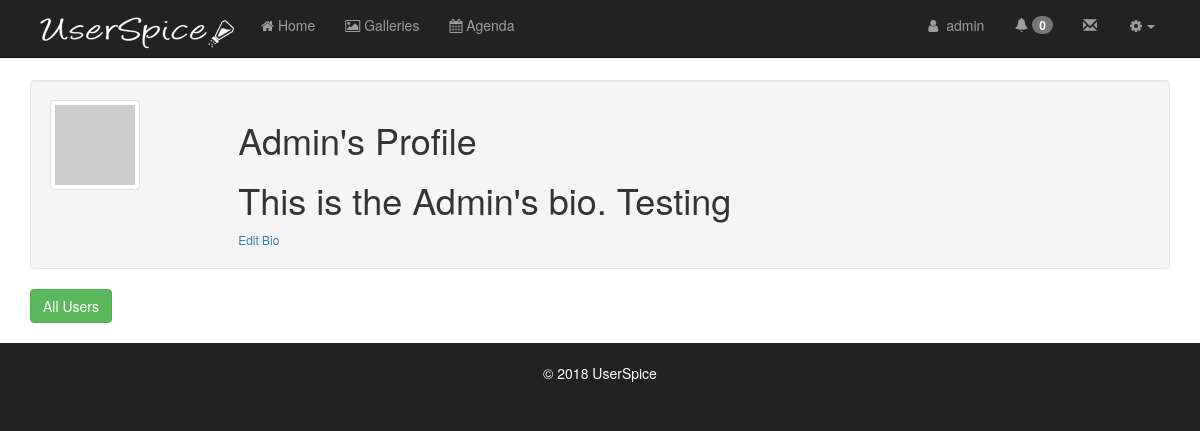
Page /users/profile.php (signed in) on the committed database.
### tables this page shows
CREATE TABLE IF NOT EXISTS `users` (
  `id` int(11) NOT NULL AUTO_INCREMENT,
  `email` varchar(155) NOT NULL,
  `email_new` varchar(155) DEFAULT NULL,
  `username` varchar(255) NOT NULL,
  `password` varchar(255) NOT NULL,
  `fname` varchar(255) NOT NULL,
  `lname` varchar(255) NOT NULL,
  `permissions` int(11) NOT NULL,
  `editmode` int(11) NOT NULL,
  `logins` int(100) NOT NULL,
  `account_owner` tinyint(4) NOT NULL DEFAULT '0',
  `account_id` int(11) NOT NULL DEFAULT '0',
  `company` varchar(255) NOT NULL,
  `join_date` datetime NOT NULL,
  `last_login` datetime NOT NULL,
  `email_verified` tinyint(4) NOT NULL DEFAULT '0',
  `vericode` varchar(15) NOT NULL,
  `active` int(1) NOT NULL,
  `oauth_provider` varchar(255) NOT NULL,
  `oauth_uid` varchar(255) NOT NULL,
  `gender` varchar(10) NOT NULL,
  `locale` varchar(10) NOT NULL,
  `gpluslink` varchar(255) NOT NULL,
  `picture` varchar(255) NOT NULL,
  `created` datetime NOT NULL,
  `modified` datetime NOT NULL,
  `fb_uid` varchar(255) NOT NULL,
  `un_changed` int(1) NOT NULL,
  `msg_exempt` int(1) NOT NULL DEFAULT '0',
  `last_confirm` datetime DEFAULT NULL,
  `protected` int(1) NOT NULL DEFAULT '0',
  `dev_user` int(1) NOT NULL DEFAULT '0',
  `msg_notification` int(1) NOT NULL DEFAULT '1',
  `force_pr` int(1) NOT NULL DEFAULT '0',
  `twoKey` varchar(16) DEFAULT NULL,
  `twoEnabled` int(1) DEFAULT '0',
  `cloak_allowed` tinyint(1) NOT NULL DEFAULT '0',
  PRIMARY KEY (`id`),
  KEY `EMAIL` (`email`) USING BTREE
);

CREATE TABLE IF NOT EXISTS `profiles` (
  `id` int(11) NOT NULL AUTO_INCREMENT,
  `user_id` int(11) NOT NULL,
  `bio` text NOT NULL,
  PRIMARY KEY (`id`)
);

CREATE TABLE IF NOT EXISTS `settings` (
  `id` int(50) NOT NULL AUTO_INCREMENT,
  `recaptcha` int(1) NOT NULL DEFAULT '0',
  `force_ssl` int(1) NOT NULL,
  `css_sample` int(1) NOT NULL,
  `us_css1` varchar(255) NOT NULL,
  `us_css2` varchar(255) NOT NULL,
  `us_css3` varchar(255) NOT NULL,
  `site_name` varchar(100) NOT NULL,
  `language` varchar(255) NOT NULL,
  `track_guest` int(1) NOT NULL,
  `site_offline` int(1) NOT NULL,
  `force_pr` int(1) NOT NULL,
  `glogin` int(1) NOT NULL DEFAULT '0',
  `fblogin` int(1) NOT NULL,
  `gid` varchar(255) NOT NULL,
  `gsecret` varchar(255) NOT NULL,
  `gredirect` varchar(255) NOT NULL,
  `ghome` varchar(255) NOT NULL,
  `fbid` varchar(255) NOT NULL,
  `fbsecret` varchar(255) NOT NULL,
  `fbcallback` varchar(255) NOT NULL,
  `graph_ver` varchar(255) NOT NULL,
  `finalredir` varchar(255) NOT NULL,
  `req_cap` int(1) NOT NULL,
  `req_num` int(1) NOT NULL,
  `min_pw` int(2) NOT NULL,
  `max_pw` int(3) NOT NULL,
  `min_un` int(2) NOT NULL,
  `max_un` int(3) NOT NULL,
  `messaging` int(1) NOT NULL,
  `snooping` int(1) NOT NULL,
  `echouser` int(11) NOT NULL,
  `wys` int(1) NOT NULL,
  `change_un` int(1) NOT NULL,
  `backup_dest` varchar(255) NOT NULL,
  `backup_source` varchar(255) NOT NULL,
  `backup_table` varchar(255) NOT NULL,
  `msg_notification` int(1) NOT NULL,
  `permission_restriction` int(1) NOT NULL,
  `auto_assign_un` int(1) NOT NULL,
  `page_permission_restriction` int(1) NOT NULL,
  `msg_blocked_users` int(1) NOT NULL,
  `msg_default_to` int(1) NOT NULL,
  `notifications` int(1) NOT NULL,
  `notif_daylimit` int(3) NOT NULL,
  `recap_public` varchar(100) NOT NULL,
  `recap_private` varchar(100) NOT NULL,
  `page_default_private` int(1) NOT NULL,
  `navigation_type` tinyint(1) NOT NULL,
  `copyright` varchar(255) NOT NULL,
  `custom_settings` int(1) NOT NULL,
  `system_announcement` varchar(255) NOT NULL,
  `twofa` int(1) DEFAULT '0',
  `force_notif` tinyint(1) DEFAULT NULL,
  `cron_ip` varchar(255) DEFAULT NULL,
  PRIMARY KEY (`id`)
);

### users/profile.php (the view, shortened to what the rows shown need)
<?php require_once 'init.php'; ?>
<?php require_once $abs_us_root.$us_url_root.'users/includes/header.php'; ?>
<?php require_once $abs_us_root.$us_url_root.'users/includes/navigation.php'; ?>
<?php if (!securePage($_SERVER['PHP_SELF'])){die();} ?>
<?php
if(isset($_GET['id'])) $userID = Input::get('id');
else $userID = $user->data()->id;
$userQ = $db->query("SELECT * FROM profiles LEFT JOIN users ON user_id = users.id WHERE user_id = ?",array($userID));
if ($userQ->count() > 0) {
	$thatUser = $userQ->first();
	if($user->isLoggedIn() && $user->data()->id == $userID)
		{
		$editbio = ' <small><a href="edit_profile.php">Edit Bio</a></small>';
		}
	else
		{
		$editbio = '';
		}
	$usbio = html_entity_decode($thatUser->bio);
	}
else
	{
	$ususername = '404';
	$usbio = 'User not found';
	$useravatar = '';
	$editbio = ' <small><a href="/">Go to the homepage</a></small>';
	}
?>
   <div id="page-wrapper">
		 <div class="container">
				<div class="well">
					<div class="row">
						<div class="col-xs-12 col-md-10">
						<h1><?php echouser($userID);?>'s Profile</h1>
							<?php echo $usbio.$editbio;?>
					</div>
					</div>
				</div>
    </div> <br />
</div>
<?php require_once $abs_us_root.$us_url_root.'users/includes/html_footer.php';  ?>

### users/includes/navigation.php (shortened to what the rows shown need)
<?php
if($settings->navigation_type==0) {
if ($user->isLoggedIn()) {
    if ($dayLimitQ = $db->query('SELECT notif_daylimit FROM settings', array())) $dayLimit = $dayLimitQ->results()[0]->notif_daylimit;
    else $dayLimit = 7;
	$notifications = new Notification($user->data()->id, false, $dayLimit);
}
?>
<div class="navbar navbar-fixed-top navbar-inverse" role="navigation">
	<div class="container">
		<div class="collapse navbar-collapse navbar-top-menu-collapse navbar-right">
					<ul class="nav navbar-nav ">
				<?php if($user->isLoggedIn()){ ?>
					<li><a href="<?=$us_url_root?>users/account.php"><i class="fa fa-fw fa-user"></i> <?php echo echousername($user->data()->id);?></a></li>
					<?php if($settings->notifications==1) {?>
			<li><a href="#" onclick="displayNotifications('new')" id="notificationsTrigger" data-toggle="modal" data-target="#notificationsModal"  ><i class="glyphicon glyphicon-bell"></i> <span id="notifCount" class="badge" style="margin-top: -5px"><?= (int)$notifications->getUnreadCount(); ?></span></a></li>
          <?php } ?>
					<?php if($settings->messaging == 1){ ?>
						<li><a href="<?=$us_url_root?>users/messages.php"><i class="glyphicon glyphicon-envelope"></i> <span id="msgCount" class="badge" style="margin-top: -5px"><?php if($msgC > 0){ echo $msgC;}?></span></a></li>
					<?php } ?>
					<li class="dropdown hidden-xs"><a class="dropdown-toggle" href="#" data-toggle="dropdown"><i class="fa fa-fw fa-cog"></i><b class="caret"></b></a>
					</li>
				<?php }  ?>
				</ul>
				</div>
	</div>
</div>
<?php } if($settings->navigation_type==1) {?>
<?php require_once $abs_us_root.$us_url_root.'users/includes/database-navigation.php'; ?>
<?php } ?>

### users/helpers/us_helpers.php (shortened to what the rows shown need)
<?php
if(!function_exists('securePage')) {
	function securePage($uri){
		$abs_us_root=$_SERVER['DOCUMENT_ROOT'];
		$self_path=explode("/", $_SERVER['PHP_SELF']);
		$self_path_length=count($self_path);
		for($i = 1; $i < $self_path_length; $i++){
			array_splice($self_path, $self_path_length-$i, $i);
			$us_url_root=implode("/",$self_path)."/";
			if (file_exists($abs_us_root.$us_url_root.'z_us_root.php')){
				break;
			}else{
				$file_found=FALSE;
			}
		}
		$urlRootLength=strlen($us_url_root);
		$page=substr($uri,$urlRootLength,strlen($uri)-$urlRootLength);
		$db = DB::getInstance();
		global $user;
		$query = $db->query("SELECT id, page, private FROM pages WHERE page = ?",[$page]);
		$results = $query->first();
		$pageDetails = array( 'id' =>$results->id, 'page' => $results->page, 'private' =>$results->private);
		$pageID = $results->id;
		if (empty($pageDetails)){
			return true;
		}elseif ($pageDetails['private'] == 0){
			return true;
		}else {
			$query = $db->query("SELECT permission_id FROM permission_page_matches WHERE page_id = ?",[$pageID]);
			$permission = $query->results();
			$pagePermissions[] = $permission;
			if (checkPermission($pagePermissions)){
				return true;
			}elseif  (in_array($user->data()->id, $master_account)){
				return true;
			}
		}
	}
}
if(!function_exists('checkPermission')) {
	function checkPermission($permission) {
		$db = DB::getInstance();
		global $user;
		$access = 0;
		foreach($permission[0] as $perm){
			if ($access == 0){
				$query = $db->query("SELECT id FROM user_permission_matches  WHERE user_id = ? AND permission_id = ?",array($user->data()->id,$perm->permission_id));
				$results = $query->count();
				if ($results > 0){
					$access = 1;
				}
			}
		}
		if ($access == 1){
			return true;
		}
	}
}
if(!function_exists('echouser')) {
	function echouser($id){
		$db = DB::getInstance();
		$settingsQ = $db->query("SELECT echouser FROM settings");
		$settings = $settingsQ->first();
		if($settings->echouser == 1){
			$query = $db->query("SELECT username FROM users WHERE id = ? LIMIT 1",array($id));
			$count=$query->count();
			if ($count > 0) {
				$results=$query->first();
				echo ucfirst($results->username);
			} else {
				echo "-";
			}
		}
	}
}
if(!function_exists('echousername')) {
	function echousername($id){
		$db = DB::getInstance();
		$query = $db->query("SELECT username FROM users WHERE id = ? LIMIT 1",array($id));
		$count=$query->count();
		if ($count > 0) {
			$results=$query->first();
			return ($results->username);
		} else {
			return "Unknown";
		}
	}
}
if(!function_exists('reAuth')) {
	function reAuth($uri,$uid,$urlRoot){
		$abs_us_root=$_SERVER['DOCUMENT_ROOT'];
		$self_path=explode("/", $_SERVER['PHP_SELF']);
		$self_path_length=count($self_path);
		for($i = 1; $i < $self_path_length; $i++){
			array_splice($self_path, $self_path_length-$i, $i);
			$us_url_root=implode("/",$self_path)."/";
			if (file_exists($abs_us_root.$us_url_root.'z_us_root.php')){
				break;
			}else{
				$file_found=FALSE;
			}
		}
		$urlRootLength=strlen($us_url_root);
		$page=substr($uri,$urlRootLength,strlen($uri)-$urlRootLength);
		$db = DB::getInstance();
		$query = $db->query("SELECT id, page, re_auth FROM pages WHERE page = ?",[$page]);
		$count = $query->count();
		if ($count > 0){
		$results = $query->first();
		$pageDetails = array( 'id' =>$results->id, 'page' => $results->page, 're_auth' => $results->re_auth);
		if (empty($pageDetails)){
			return true;
		}elseif ($pageDetails['re_auth'] == 0){
			return true;
		}else{
			verifyadmin($uid,$page,$urlRoot);
		 }
		}
	}
}

### usersc/includes/footer.php (shortened to what the rows shown need)
<div class="container">
        <div class="row">
                <div class="col-sm-12 text-center">
                        <footer><font color='white'><br>&copy;
                          <?php echo date("Y"); ?>
                           <?=$settings->copyright; ?></font></footer>
                        <br>
                </div>
        </div>
</div>

### rows in the picture
users: echousername($user->data()->id) "admin", username "Admin"
profiles: bio "This is the Admin's bio. Testing"
settings: copyright "UserSpice"

### other values in the picture
$notifications->getUnreadCount() "0"
